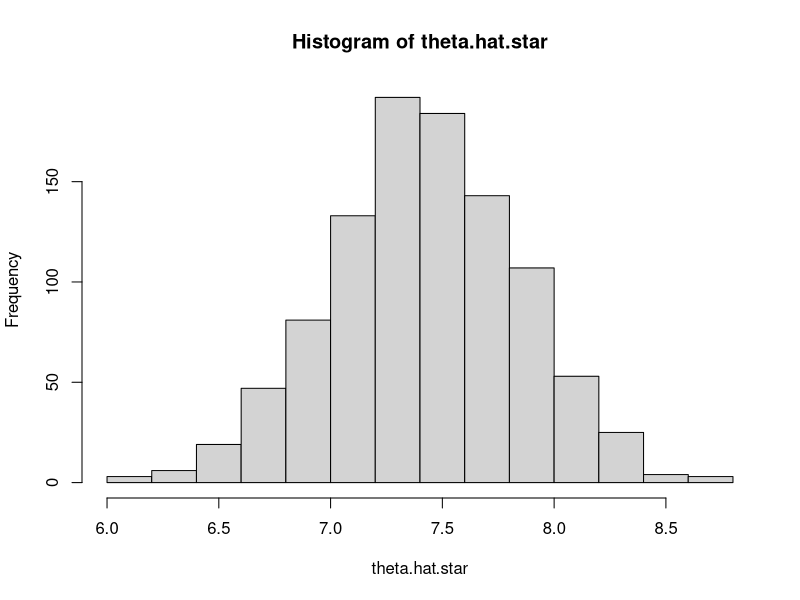
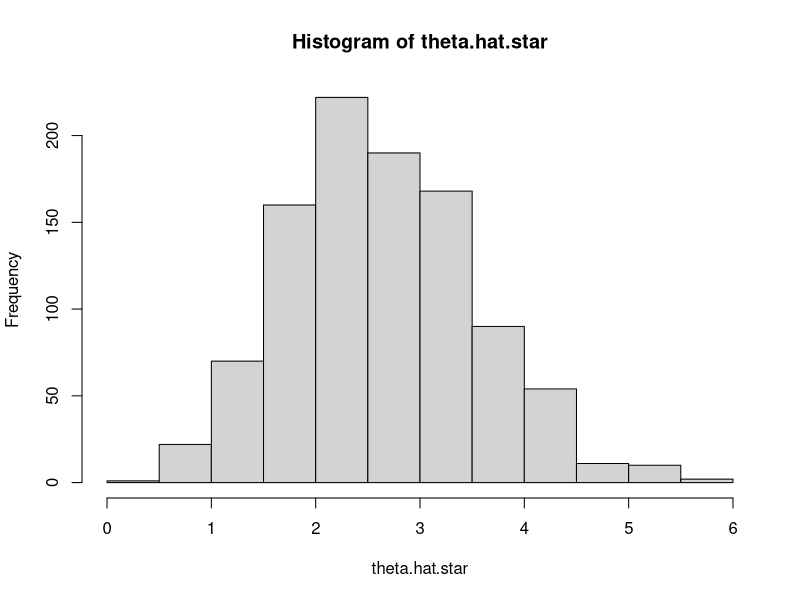

These charts were generated, in order, by the following R code:
## ---- chunk 1
knitr::opts_chunk$set(echo = TRUE)
## ---- chunk 2
set.seed(9813007)
n <- 16
mu <- 7
sd <- 2
X <- rnorm(n,mu,sd)
theta.hat <- mean(X)
theta.hat
## ---- chunk 3
#Bootstrap
nboot <- 1000
theta.hat.star <- numeric(nboot)
for(i in 1:nboot){
  y <- sample(X,n,replace = T)
  theta.hat.star[i] <- mean(y)
}
theta.hat.star <- sort(theta.hat.star)
hist(theta.hat.star)
## ---- chunk 4
#confidence interval with 95% confidence when we do have se
x.bar <- mean(X)
a <- (x.bar - (1.96 * (sd/sqrt(n))))
b <- (x.bar + (1.96 * (sd/sqrt(n))))
cbind(a,b)
abs(a-b)
## ---- chunk 5
#confidence interval with 95% confidence using quantile(for X sample)
#This method is exact
d = quantile(theta.hat.star, c(0.025, 0.975)) 
d
## ---- chunk 6
alpha <- 0.05
j <- (alpha/2)*nboot
k <- (1- alpha/2)*nboot
cbind(theta.hat.star[j],theta.hat.star[k])
#interval's length
interval.length1 <- theta.hat.star[k] - theta.hat.star[j]
interval.length1
## ---- chunk 7
theta.hats.b <- numeric(nboot)
ts <- numeric(nboot)

for(b in 1:nboot){
  y <- sample(X, size = n, replace = TRUE)
  theta.hats.b[b] <- mean(y)
  sd.theta.hats.b <- numeric(nboot)
  
  for(b2 in 1:nboot){
    y2 <- sample(X,size = n,replace = TRUE)
    sd.theta.hats.b[b2] <- mean(y2)
  }
  
  se.b <- sd(sd.theta.hats.b)
  
   ts[b] <- (theta.hats.b[b] - theta.hat) / se.b
}

alpha <- 0.05
ts.ordered <- sort(ts)

qs <- quantile(ts.ordered, probs = c(alpha/2, 1-(alpha/2)))
se.hat <- sd(theta.hats.b)

(CI = c(theta.hat - qs[2]*se.hat, theta.hat - qs[1]*se.hat))
#interval's length
interval.length2 <- CI[2] - CI[1]
## ---- chunk 8
interval.length1
interval.length2
## ---- chunk 9
theta.hat <- var(X)
theta.hat
## ---- chunk 10
#Bootstrap
nboot <- 1000
theta.hat.star <- numeric(nboot)
for(i in 1:nboot){
  y <- sample(X,n,replace = T)
  theta.hat.star[i] <- var(y)
}
theta.hat.star <- sort(theta.hat.star)
hist(theta.hat.star)
## ---- chunk 11
#confidence interval with 95% confidence using quantile(for X sample)
#This method is exact
d = quantile(theta.hat.star, c(0.025, 0.975)) 
d
## ---- chunk 12
alpha <- 0.05
j <- (alpha/2)*nboot
k <- (1- alpha/2)*nboot
cbind(theta.hat.star[j],theta.hat.star[k])
#interval's length
interval.length1 <- theta.hat.star[k] - theta.hat.star[j]
## ---- chunk 13
theta.hats.b <- numeric(nboot)
ts <- numeric(nboot)

for(b in 1:nboot){
  y <- sample(X, size = n, replace = TRUE)
  theta.hats.b[b] <- var(y)
  sd.theta.hats.b <- numeric(nboot)
  
  for(b2 in 1:nboot){
    y2 <- sample(X,size = n,replace = TRUE)
    sd.theta.hats.b[b2] <- var(y2)
  }
  
  se.b <- sd(sd.theta.hats.b)
  
   ts[b] <- (theta.hats.b[b] - theta.hat) / se.b
}

alpha <- 0.05
ts.ordered <- sort(ts)

qs <- quantile(ts.ordered, probs = c(alpha/2, 1-(alpha/2)))
se.hat <- sd(theta.hats.b)

(CI = c(theta.hat - qs[2]*se.hat, theta.hat - qs[1]*se.hat))
#interval's length
interval.length2 <- CI[2] - CI[1]
## ---- chunk 14
interval.length1
interval.length2
